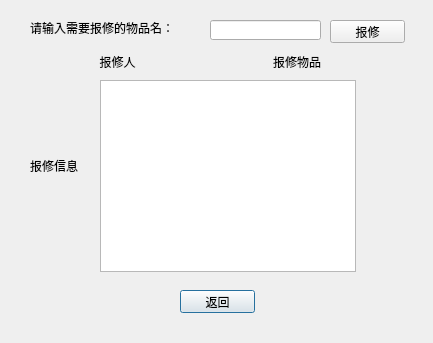
<?xml version="1.0" encoding="UTF-8"?>
<ui version="4.0">
 <class>fixDialog</class>
 <widget class="QDialog" name="fixDialog">
  <property name="geometry">
   <rect>
    <x>0</x>
    <y>0</y>
    <width>433</width>
    <height>343</height>
   </rect>
  </property>
  <property name="windowTitle">
   <string>Dialog</string>
  </property>
  <widget class="QPushButton" name="pushButton">
   <property name="geometry">
    <rect>
     <x>180</x>
     <y>290</y>
     <width>75</width>
     <height>23</height>
    </rect>
   </property>
   <property name="text">
    <string>返回</string>
   </property>
  </widget>
  <widget class="QLabel" name="label">
   <property name="geometry">
    <rect>
     <x>30</x>
     <y>150</y>
     <width>81</width>
     <height>31</height>
    </rect>
   </property>
   <property name="text">
    <string>报修信息</string>
   </property>
  </widget>
  <widget class="QLabel" name="label_2">
   <property name="geometry">
    <rect>
     <x>160</x>
     <y>160</y>
     <width>141</width>
     <height>16</height>
    </rect>
   </property>
   <property name="text">
    <string/>
   </property>
  </widget>
  <widget class="QPushButton" name="pushButton_2">
   <property name="geometry">
    <rect>
     <x>330</x>
     <y>20</y>
     <width>75</width>
     <height>23</height>
    </rect>
   </property>
   <property name="text">
    <string>报修</string>
   </property>
  </widget>
  <widget class="QLineEdit" name="lineEdit">
   <property name="geometry">
    <rect>
     <x>210</x>
     <y>20</y>
     <width>111</width>
     <height>20</height>
    </rect>
   </property>
  </widget>
  <widget class="QListWidget" name="listWidget">
   <property name="geometry">
    <rect>
     <x>100</x>
     <y>80</y>
     <width>256</width>
     <height>192</height>
    </rect>
   </property>
  </widget>
  <widget class="QLabel" name="label_3">
   <property name="geometry">
    <rect>
     <x>93</x>
     <y>51</y>
     <width>81</width>
     <height>21</height>
    </rect>
   </property>
   <property name="text">
    <string>  报修人</string>
   </property>
  </widget>
  <widget class="QLabel" name="label_4">
   <property name="geometry">
    <rect>
     <x>273</x>
     <y>52</y>
     <width>61</width>
     <height>20</height>
    </rect>
   </property>
   <property name="text">
    <string>报修物品</string>
   </property>
  </widget>
  <widget class="QLabel" name="label_5">
   <property name="geometry">
    <rect>
     <x>30</x>
     <y>20</y>
     <width>191</width>
     <height>16</height>
    </rect>
   </property>
   <property name="text">
    <string>请输入需要报修的物品名：</string>
   </property>
  </widget>
 </widget>
 <resources/>
 <connections/>
</ui>
